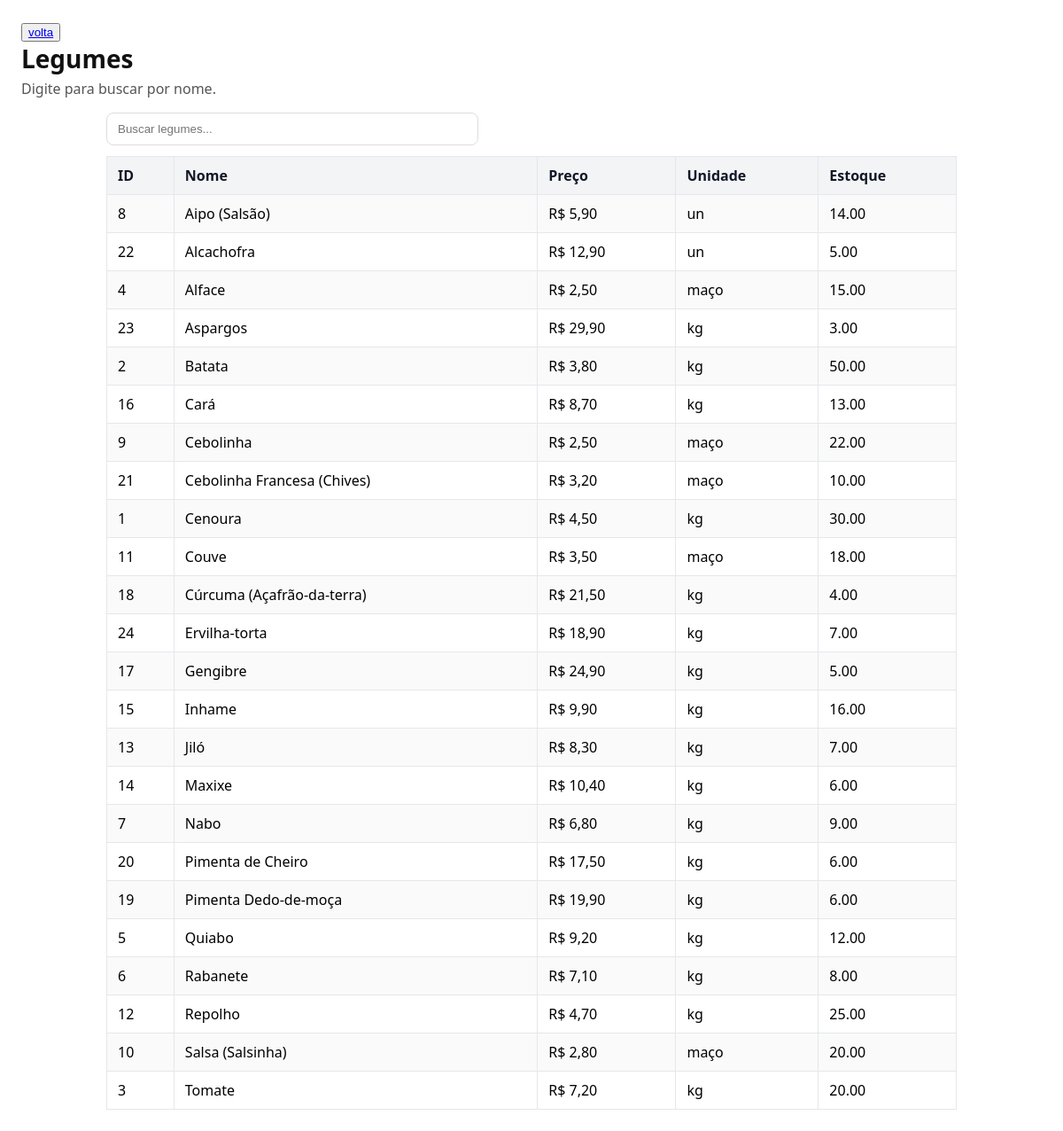
Page /legumes.php on the committed database.
### tables this page shows
CREATE TABLE IF NOT EXISTS legumes (
  id INT AUTO_INCREMENT PRIMARY KEY,
  nome VARCHAR(100) NOT NULL,
  preco DECIMAL(10,2) NOT NULL DEFAULT 0.00,
  unidade ENUM('kg','un','maço') NOT NULL DEFAULT 'kg',
  estoque DECIMAL(10,2) NOT NULL DEFAULT 0.00,
  created_at TIMESTAMP NOT NULL DEFAULT CURRENT_TIMESTAMP
);

### legumes.php (the view, shortened to what this page needs)
<?php
$db = db();
$q = isset($_GET['q']) ? trim($_GET['q']) : '';
$like = "%" . $q . "%";
if ($q !== '') {
    $stmt = $db->prepare("SELECT id, nome, preco, unidade, estoque FROM legumes WHERE nome LIKE ? ORDER BY nome");
    $stmt->bind_param('s', $like);
    $stmt->execute();
    $res = $stmt->get_result();
} else {
    $res = $db->query("SELECT id, nome, preco, unidade, estoque FROM legumes ORDER BY nome");
}
function render_rows($res): string {
    if ($res && $res->num_rows > 0) {
        while ($row = $res->fetch_assoc()) {
            ?>
            <tr>
              <td><?php echo (int)$row['id']; ?></td>
              <td><?php echo htmlspecialchars($row['nome'], ENT_QUOTES, 'UTF-8'); ?></td>
              <td>R$ <?php echo number_format((float)$row['preco'], 2, ',', '.'); ?></td>
              <td><?php echo htmlspecialchars($row['unidade'], ENT_QUOTES, 'UTF-8'); ?></td>
              <td><?php echo htmlspecialchars($row['estoque'], ENT_QUOTES, 'UTF-8'); ?></td>
            </tr>
            <?php
        }
    } else {
        ?>
        <tr><td colspan="5">Nenhum registro encontrado.</td></tr>
        <?php
    }
    return ob_get_clean();
}
?>
<!doctype html>
<html lang="pt-br">
<head>
  <link rel="stylesheet" href="index.css">
</head>
<body>
    <button><a href="index.php">volta</a></button>
  <header>
    <h1>Legumes</h1>
    <p>Digite para buscar por nome.</p>
  </header>
  <main class="container">
    <input id="busca" type="search" placeholder="Buscar legumes..." value="<?php echo htmlspecialchars($q, ENT_QUOTES, 'UTF-8'); ?>" style="max-width:420px;width:100%;padding:10px 12px;border:1px solid #ddd;border-radius:8px;">
    <table>
      <thead>
        <tr>
          <th>ID</th>
          <th>Nome</th>
          <th>Preço</th>
          <th>Unidade</th>
          <th>Estoque</th>
        </tr>
      </thead>
      <tbody id="tbody-rows">
        <?php echo render_rows($res); ?>
      </tbody>
    </table>
  </main>
</body>
</html>

### index.css (style rules this page uses)
body { font-family: system-ui, -apple-system, Segoe UI, Roboto, Arial, sans-serif; margin: 0; padding: 24px; }
header { margin-bottom: 16px; }
header h1 { margin: 0 0 4px; font-size: 28px; }
header p { margin: 0; color: #555; }
main { max-width: 960px; }
.container { max-width: 960px; margin: 0 auto; }
table { width: 100%; border-collapse: collapse; margin-top: 12px; background: #fff; }
th, td { padding: 10px 12px; border: 1px solid #e5e7eb; text-align: left; }
th { background: #f3f4f6; font-weight: 600; color: #111827; }
tbody tr:nth-child(odd) { background: #fafafa; }
h1, h2, h3 { color: #111; }
p { color: #222; }

### rows in the picture
legumes: id "8", nome "Aipo (Salsão)", preco "5,90", unidade "un", estoque "14.00"
legumes: id "22", nome "Alcachofra", preco "12,90", unidade "un", estoque "5.00"
legumes: id "4", nome "Alface", preco "2,50", unidade "maço", estoque "15.00"
legumes: id "23", nome "Aspargos", preco "29,90", unidade "kg", estoque "3.00"
legumes: id "2", nome "Batata", preco "3,80", unidade "kg", estoque "50.00"
legumes: id "16", nome "Cará", preco "8,70", unidade "kg", estoque "13.00"
legumes: id "9", nome "Cebolinha", preco "2,50", unidade "maço", estoque "22.00"
legumes: id "21", nome "Cebolinha Francesa (Chives)", preco "3,20", unidade "maço", estoque "10.00"
legumes: id "1", nome "Cenoura", preco "4,50", unidade "kg", estoque "30.00"
legumes: id "11", nome "Couve", preco "3,50", unidade "maço", estoque "18.00"
legumes: id "18", nome "Cúrcuma (Açafrão-da-terra)", preco "21,50", unidade "kg", estoque "4.00"
legumes: id "24", nome "Ervilha-torta", preco "18,90", unidade "kg", estoque "7.00"
legumes: id "17", nome "Gengibre", preco "24,90", unidade "kg", estoque "5.00"
legumes: id "15", nome "Inhame", preco "9,90", unidade "kg", estoque "16.00"
legumes: id "13", nome "Jiló", preco "8,30", unidade "kg", estoque "7.00"
legumes: id "14", nome "Maxixe", preco "10,40", unidade "kg", estoque "6.00"
legumes: id "7", nome "Nabo", preco "6,80", unidade "kg", estoque "9.00"
legumes: id "20", nome "Pimenta de Cheiro", preco "17,50", unidade "kg", estoque "6.00"
legumes: id "19", nome "Pimenta Dedo-de-moça", preco "19,90", unidade "kg", estoque "6.00"
legumes: id "5", nome "Quiabo", preco "9,20", unidade "kg", estoque "12.00"
legumes: id "6", nome "Rabanete", preco "7,10", unidade "kg", estoque "8.00"
legumes: id "12", nome "Repolho", preco "4,70", unidade "kg", estoque "25.00"
legumes: id "10", nome "Salsa (Salsinha)", preco "2,80", unidade "maço", estoque "20.00"
legumes: id "3", nome "Tomate", preco "7,20", unidade "kg", estoque "20.00"
